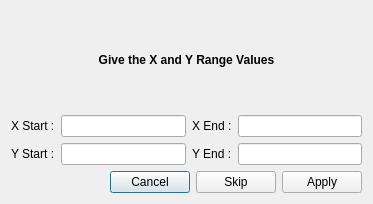
<?xml version="1.0" encoding="UTF-8"?>
<ui version="4.0">
 <class>Dialog</class>
 <widget class="QDialog" name="Dialog">
  <property name="geometry">
   <rect>
    <x>0</x>
    <y>0</y>
    <width>373</width>
    <height>204</height>
   </rect>
  </property>
  <property name="windowTitle">
   <string>Dialog</string>
  </property>
  <layout class="QVBoxLayout" name="verticalLayout_2" stretch="3,1">
   <item>
    <layout class="QVBoxLayout" name="verticalLayout">
     <item>
      <widget class="QLabel" name="label">
       <property name="font">
        <font>
         <bold>true</bold>
         <stylestrategy>PreferDefault</stylestrategy>
        </font>
       </property>
       <property name="text">
        <string>Give the X and Y Range Values</string>
       </property>
       <property name="textFormat">
        <enum>Qt::PlainText</enum>
       </property>
       <property name="scaledContents">
        <bool>false</bool>
       </property>
       <property name="alignment">
        <set>Qt::AlignCenter</set>
       </property>
      </widget>
     </item>
     <item>
      <layout class="QHBoxLayout" name="horizontalLayout_2">
       <item>
        <widget class="QLabel" name="label_2">
         <property name="text">
          <string>X Start :</string>
         </property>
        </widget>
       </item>
       <item>
        <widget class="QLineEdit" name="xStart"/>
       </item>
       <item>
        <widget class="QLabel" name="label_3">
         <property name="text">
          <string>X End :</string>
         </property>
        </widget>
       </item>
       <item>
        <widget class="QLineEdit" name="xEnd"/>
       </item>
      </layout>
     </item>
     <item>
      <layout class="QHBoxLayout" name="horizontalLayout_4">
       <item>
        <widget class="QLabel" name="label_4">
         <property name="text">
          <string>Y Start :</string>
         </property>
        </widget>
       </item>
       <item>
        <widget class="QLineEdit" name="yStart"/>
       </item>
       <item>
        <widget class="QLabel" name="label_5">
         <property name="text">
          <string>Y End :</string>
         </property>
        </widget>
       </item>
       <item>
        <widget class="QLineEdit" name="yEnd"/>
       </item>
      </layout>
     </item>
    </layout>
   </item>
   <item>
    <layout class="QHBoxLayout" name="horizontalLayout">
     <item>
      <spacer name="horizontalSpacer">
       <property name="orientation">
        <enum>Qt::Horizontal</enum>
       </property>
       <property name="sizeHint" stdset="0">
        <size>
         <width>40</width>
         <height>20</height>
        </size>
       </property>
      </spacer>
     </item>
     <item>
      <widget class="QPushButton" name="cancel">
       <property name="text">
        <string>Cancel</string>
       </property>
      </widget>
     </item>
     <item>
      <widget class="QPushButton" name="skip">
       <property name="text">
        <string>Skip</string>
       </property>
      </widget>
     </item>
     <item>
      <widget class="QPushButton" name="apply">
       <property name="text">
        <string>Apply</string>
       </property>
      </widget>
     </item>
    </layout>
   </item>
  </layout>
 </widget>
 <resources/>
 <connections/>
</ui>
